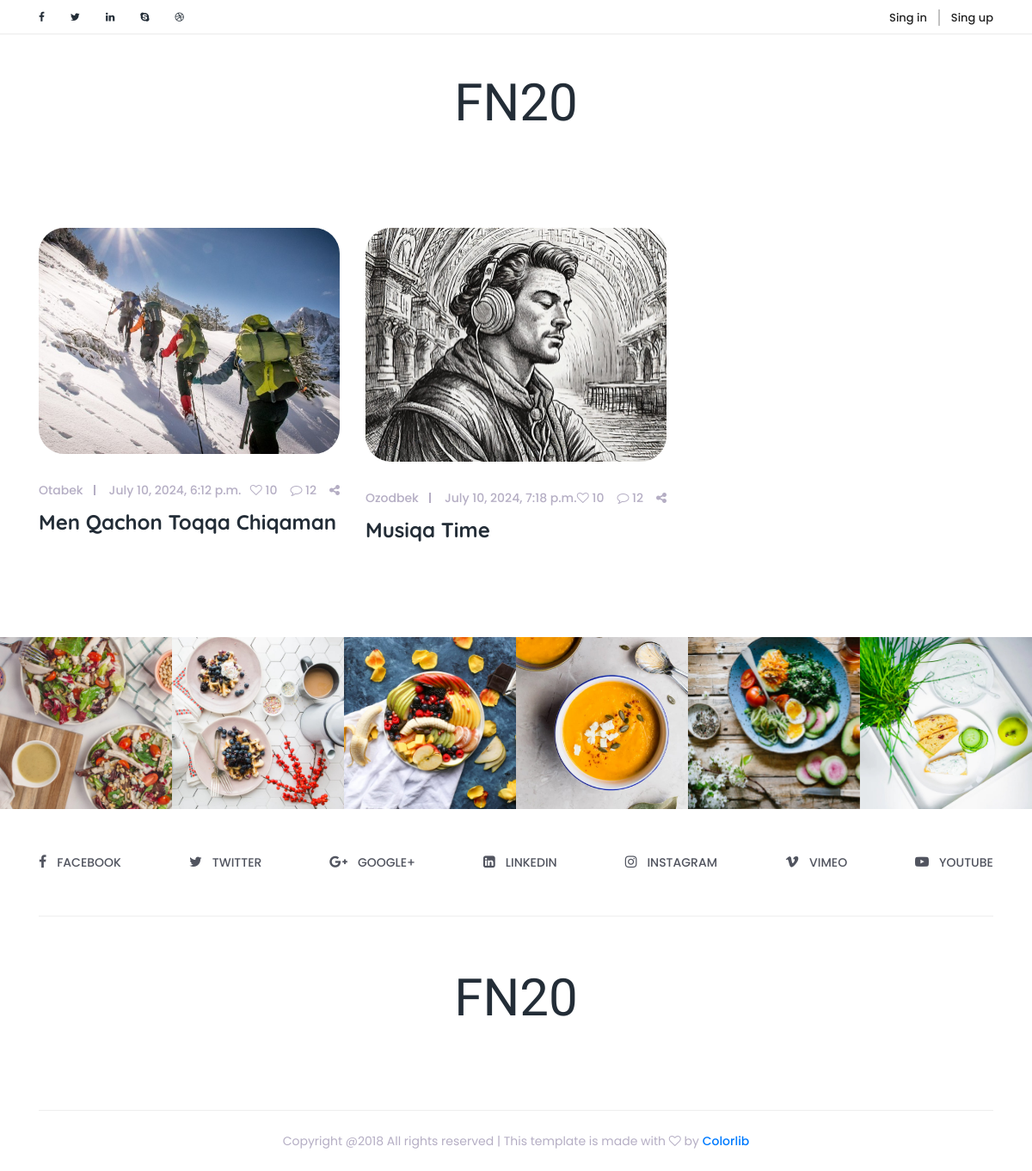
The page / on the database its author committed.
### main/models.py (models this page shows, shortened)
class Blog(models.Model):
    author = models.ForeignKey(User, on_delete=models.CASCADE)
    title = models.CharField(max_length=255)
    body = models.TextField()
    create_at = models.DateTimeField(auto_now_add=True)
    @property
    def last_img(self):
        return BlogImg.objects.filter(blog__id = self.id).last().img

class BlogImg(models.Model):
    img = models.ImageField(upload_to='blog-img/')
    blog = models.ForeignKey(Blog, on_delete=models.CASCADE)

class User(AbstractUser):
    img = models.ImageField(upload_to='img', blank=True, null=True)
    bio = models.TextField(max_length=500, blank=True, null=True)
    location = models.CharField(max_length=50, blank=True, null=True)
    birth_date = models.DateField(blank=True, null=True)
    gender = models.CharField(max_length=50, blank=True, null=True)
    country = models.CharField(max_length=50, blank=True, null=True)
    phone = models.CharField(max_length=50, blank=True, null=True)

### main/views.py (the view)
# urls.py: path('', views.blogs, name='index'),
def blogs(request):
    posts = models.Blog.objects.all()
    context = {
        'posts':posts
    }
    return render(request, 'blogs.html', context)

### templates/blogs.html (shortened to what this page needs)
<!DOCTYPE html>
<html lang="en">
{% load static %}
<head>
    <link href="{% static 'style.css' %}" rel="stylesheet">
    <link href="{% static 'css/responsive/responsive.css' %}" rel="stylesheet">
</head>
<body>
    <div class="top_header_area">
        <div class="container">
            <div class="row">
                <div class="col-5 col-sm-6">
                    <div class="top_social_bar">
                        <a href="#"><i class="fa fa-facebook" aria-hidden="true"></i></a>
                        <a href="#"><i class="fa fa-twitter" aria-hidden="true"></i></a>
                        <a href="#"><i class="fa fa-linkedin" aria-hidden="true"></i></a>
                        <a href="#"><i class="fa fa-skype" aria-hidden="true"></i></a>
                        <a href="#"><i class="fa fa-dribbble" aria-hidden="true"></i></a>
                    </div>
                </div>
                <div class="col-7 col-sm-6">
                    <div class="signup-search-area d-flex align-items-center justify-content-end">
                        {% if user.is_authenticated %}
                        <div class="login_register_area d-flex">
                            <div class="login">
                                <p>Salom {{user.username}}, <a href="{% url 'log_out' %}">chiqish</a></p>
                            </div>
                        </div>
                        {% else %}
                        <div class="login_register_area d-flex">
                            <div class="login">
                                <a href="{% url 'login_user' %}">Sing in</a>
                            </div>
                            <div class="register">
                                <a href="{% url 'register_user' %}">Sing up</a>
                            </div>
                        </div>
                        {% endif %}
                    </div>
                </div>
            </div>
        </div>
    </div>
    <header class="header_area">
        <div class="container">
            <div class="row">
                <div class="col-12">
                    <div class="logo_area text-center">
                        <a href="#" class="yummy-logo">FN20</a>
                    </div>
                </div>
            </div>
        </div>
    </header>
    <section class="archive-area section_padding_80">
        <div class="container">
            <div class="row">
                {% for post in posts %}
                <div class="col-12 col-md-6 col-lg-4">
                    <div class="single-post wow fadeInUp" data-wow-delay="1.2s">
                        <div class="post-thumb">
                            <img src="{{post.last_img.url}}" alt="">
                        </div>
                        <div class="post-content">
                            <div class="post-meta d-flex">
                                <div class="post-author-date-area d-flex">
                                    <div class="post-author">
                                        <a href="#">{{post.author.username}}</a>
                                    </div>
                                    <div class="post-date">
                                        <a href="#">{{post.create_at}}</a>
                                    </div>
                                </div>
                                <div class="post-comment-share-area d-flex">
                                    <div class="post-favourite">
                                        <a href="#"><i class="fa fa-heart-o" aria-hidden="true"></i> 10</a>
                                    </div>
                                    <div class="post-comments">
                                        <a href="#"><i class="fa fa-comment-o" aria-hidden="true"></i> 12</a>
                                    </div>
                                    <div class="post-share">
                                        <a href="#"><i class="fa fa-share-alt" aria-hidden="true"></i></a>
                                    </div>
                                </div>
                            </div>
                            <a href="{% url 'blog_detail' post.id %}">
                                <h4 class="post-headline">{{post.title}}</h4>
                            </a>
                        </div>
                    </div>
                </div>
                {% endfor %}
            </div>
            </div>
    </section>
    <div class="instargram_area owl-carousel section_padding_100_0 clearfix" id="portfolio">
        <div class="instagram_gallery_item">
            <img src="img/instagram-img/1.jpg" alt="">
        </div>
        <div class="instagram_gallery_item">
            <img src="img/instagram-img/2.jpg" alt="">
        </div>
        <div class="instagram_gallery_item">
            <img src="img/instagram-img/3.jpg" alt="">
        </div>
        <div class="instagram_gallery_item">
            <img src="img/instagram-img/4.jpg" alt="">
        </div>
        <div class="instagram_gallery_item">
            <img src="img/instagram-img/5.jpg" alt="">
        </div>
        <div class="instagram_gallery_item">
            <img src="img/instagram-img/6.jpg" alt="">
        </div>
    </div>
    <div class="social_icon_area clearfix">
        <div class="container">
            <div class="row">
                <div class="col-12">
                    <div class="footer-social-area d-flex">
                        <div class="single-icon">
                            <a href="#"><i class="fa fa-facebook" aria-hidden="true"></i><span>facebook</span></a>
                        </div>
                        <div class="single-icon">
                            <a href="#"><i class="fa fa-twitter" aria-hidden="true"></i><span>Twitter</span></a>
                        </div>
                        <div class="single-icon">
                            <a href="#"><i class="fa fa-google-plus" aria-hidden="true"></i><span>GOOGLE+</span></a>
                        </div>
                        <div class="single-icon">
                            <a href="#"><i class="fa fa-linkedin-square" aria-hidden="true"></i><span>linkedin</span></a>
                        </div>
                        <div class="single-icon">
                            <a href="#"><i class="fa fa-instagram" aria-hidden="true"></i><span>Instagram</span></a>
                        </div>
                        <div class="single-icon">
                            <a href="#"><i class="fa fa-vimeo" aria-hidden="true"></i><span>VIMEO</span></a>
                        </div>
                        <div class="single-icon">
                            <a href="#"><i class="fa fa-youtube-play" aria-hidden="true"></i><span>YOUTUBE</span></a>
                        </div>
                    </div>
                </div>
            </div>
        </div>
    </div>
    <footer class="footer_area">
        <div class="container">
            <div class="row">
                <div class="col-12">
                    <div class="footer-content">
                        <div class="footer-logo-area text-center">
                            <a href="index.html" class="yummy-logo">FN20</a>
                        </div>
                    </div>
                </div>
            </div>
        </div>
        <div class="container">
            <div class="row">
                <div class="col-12">
                    <div class="copy_right_text text-center">
                        <p>Copyright @2018 All rights reserved | This template is made with <i class="fa fa-heart-o" aria-hidden="true"></i> by <a href="https://colorlib.com" target="_blank">Colorlib</a></p>
                    </div>
                </div>
            </div>
        </div>
    </footer>
</body>

### static/style.css (style rules this page uses)
* { margin: 0; padding: 0; }
body { font-family: 'Poppins', sans-serif; position: relative; z-index: auto; }
h1, h2, h3, h4, h5, h6 { font-family: 'Quicksand', sans-serif; font-weight: 700; color: #232d37; line-height: 1.25; }
p { color: #51545f; font-size: 16px; }
.section_padding_80 { margin-top: 80px; margin-bottom: 80px; }
img { max-width: 100%; }
a, a:hover, a:focus, a:active { text-decoration: none; -webkit-transition-duration: 500ms; transition-duration: 500ms; font-weight: 500; outline: none; }
.top_header_area { width: 100%; height: 40px; border-bottom: 1px solid #ebebeb; }
.top_header_area .top_social_bar { display: -webkit-box; display: -ms-flexbox; display: flex; height: 40px; -webkit-box-align: center; -ms-flex-align: center; align-items: center; }
.top_header_area .top_social_bar > a { font-size: 12px; color: #232d37; margin-right: 30px; }
.top_header_area .top_social_bar > a:last-of-type { margin-right: 0; }
.top_header_area .signup-search-area { height: 40px; position: relative; z-index: 3; }
.top_header_area .signup-search-area a { font-size: 13px; color: #222; }
.top_header_area .signup-search-area .login a { margin-right: 13px; border-right: 2px solid #c2c2c2; padding-right: 13px; }
.logo_area .yummy-logo { font-family: 'Shadows Into Light Two', cursive; font-size: 60px; margin-bottom: 0; padding: 35px 0 20px 0; display: inline-block; color: #232d37; }
.post-thumb img { border-radius: 30px; margin-bottom: 30px; }
.post-meta { -webkit-box-align: center; -ms-flex-align: center; -ms-grid-row-align: center; align-items: center; -webkit-box-pack: justify; -ms-flex-pack: justify; justify-content: space-between; }
.post-author a, .post-date a, .post-favourite a, .post-comments a, .post-share a { color: #b5aec4; font-size: 14px; }
.post-favourite a, .post-comments a { margin-right: 15px; }
.post-author a { margin-right: 30px; position: relative; z-index: 1; }
.post-author a:after { width: 2px; height: 60%; content: ''; position: absolute; top: 20%; right: -14px; z-index: 2; background-color: #b5aec4; }
.single-post { margin-bottom: 30px; }
.single-post h2, .single-post h4 { margin: 10px 0; color: #232d37; -webkit-transition-duration: 500ms; transition-duration: 500ms; text-transform: capitalize; }
.instagram_gallery_item { position: relative; z-index: 1; }
.instagram_gallery_item img { -webkit-transition-duration: 500ms; transition-duration: 500ms; width: 100%; }
.instargram_area { position: relative; z-index: 1; }
.footer-social-area { border-bottom: 1px solid #eeeeee; padding: 50px 0; -webkit-box-pack: justify; -ms-flex-pack: justify; justify-content: space-between }
.single-icon > a { color: #51545f; font-size: 14px; font-weight: 500; text-transform: uppercase; }
.single-icon > a > i { font-size: 16px; padding-right: 12px; }
.footer-content { padding: 50px 0 65px 0; border-bottom: 1px solid #eeeeee; }
.footer-logo-area .yummy-logo { font-family: 'Shadows Into Light Two', cursive; font-size: 60px; margin-bottom: 0; padding: 0 0 20px 0; display: inline-block; color: #232d37; }
.copy_right_text { width: 100%; height: 70px; display: -webkit-box; display: -ms-flexbox; display: flex; -webkit-box-align: center; -ms-flex-align: center; align-items: center; -webkit-box-pack: center; -ms-flex-pack: center; justify-content: center }
.copy_right_text > p { font-size: 14px; color: #b5aec4; margin-bottom: 0; }

### rows shown on the page
Blog: last_img (picture), author.username "Otabek", create_at "July 10, 2024, 6:12 p.m.", title "Men Qachon Toqqa Chiqaman"
Blog: last_img (picture), author.username "Ozodbek", create_at "July 10, 2024, 7:18 p.m.", title "Musiqa Time"
